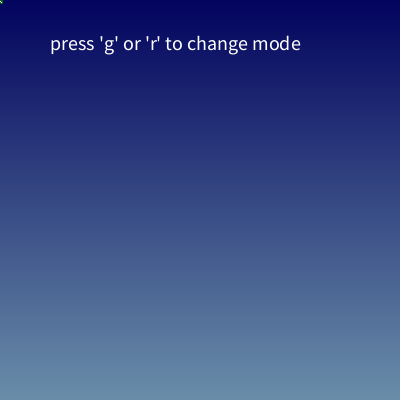
Frame 1 (no input)
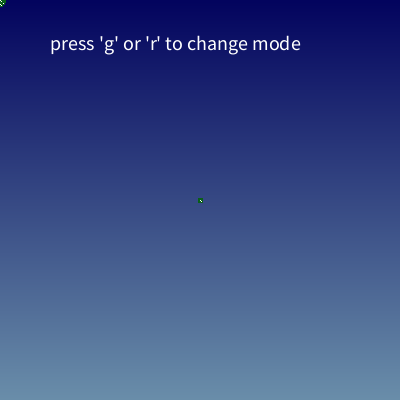
Frame 60 (the mouse pressed at the canvas centre just before this capture)
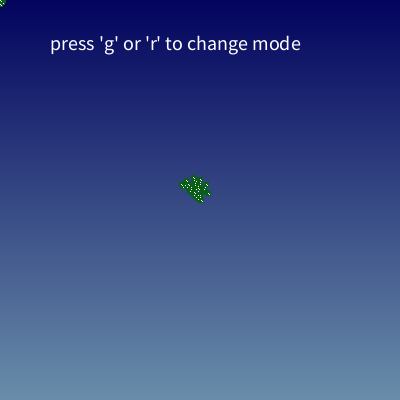
Frame 120 (the mouse held since frame 60 and released just before this capture)

The Processing sketch that drew these frames (run headless with seeded random() and noise(); from frame 60 on, the mouse is pressed at the canvas centre):

// Processing sketch: homework_7_hpy
// ── homework_7_hpy.pde
color green = color(9,95,24);
color gray = color(255);
color red = color(234,132,28);


float system_radius = 3.0;
float mx=0,my=0;
int mode=0;

void setup()
{
  size(400,400);
  color c1=(#03045e);
  color c2=(#6A8EAA);
  gradientBackground(c1, c2);
  textSize(20);
  fill(255);
  text("press 'g' or 'r' to change mode",50,50);
//  background(#03045e);
  myset(new PVector(0,0));
}


void gradientBackground(color c1, color c2) {
  for (int i=0; i<=width; i++){
    for (int j = 0; j<=height; j++){
      color c = color(
      (red(c1)+(j)*((red(c2)-red(c1))/height)),
      (green(c1)+(j)*((green(c2)-green(c1))/height)),
      (blue(c1)+(j)*((blue(c2)-blue(c1))/height)) 
        );
      set(i, j, c);
    }
  }
} 

void draw()
{
  if(key=='g'){
    mode=0;
  }
  if(key=='r'){
    mode=1;
  }
  float theta = random(6*PI/5,9*PI/5);
  PVector ploc = new PVector(cos(theta)*system_radius,sin(theta)*system_radius);
  float phi = random(-atan(0.5),atan(0.5));
  PVector pdir = new PVector(cos(theta-PI+phi),sin(theta-PI+phi));
  boolean hit = false;
  if(mode==0){
  while (!hit && ploc.mag() <= system_radius) {
    ploc.add(pdir);
    if (myget(ploc) == green) {
      myset(ploc);
      hit = true;
    }    
  }
}
  if(mode==1){
    while (!hit && ploc.mag() <= system_radius) {
    ploc.add(pdir);
    if (myget(ploc) == red) {
      myset(ploc);
      hit = true;
    }    
  }
    
  }
}

color myget(PVector pos)
{
  return get(int(pos.x + mx),int(pos.y + my));
}
void myset(PVector pos)
{
  int x = int(pos.x + mx);
  int y = int(pos.y + my);
  for (int i = x - 2; i <= x + 2; i++) {
    for (int j = y - 2; j <= y + 2; j++) {
      if (mode==0&&get(i,j) != green) {
        set(i,j,green);
      }
      if(mode==1&&get(i,j) !=red){
        set(i,j,red);
      }
    }
  }
  set(x+1,y+1,gray);
  set(x,y,gray);
  // set new system radius if appropriate
  float m = pos.mag();
  if (m * 2.0 >= system_radius) {
    system_radius = m * 2.0;
  }
}

void mousePressed()
{
  mx=mouseX;
  my=mouseY;
//  background(64);
  myset(new PVector(0,0));
  system_radius = 2.0;
}
